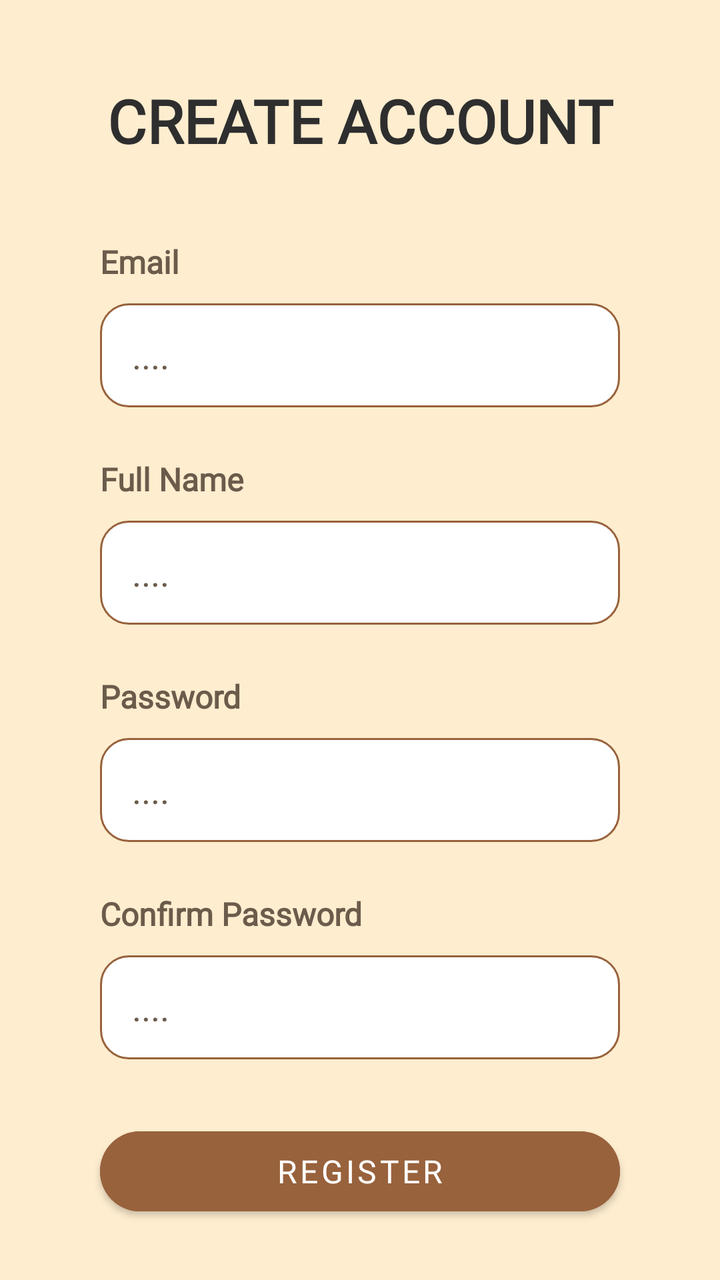
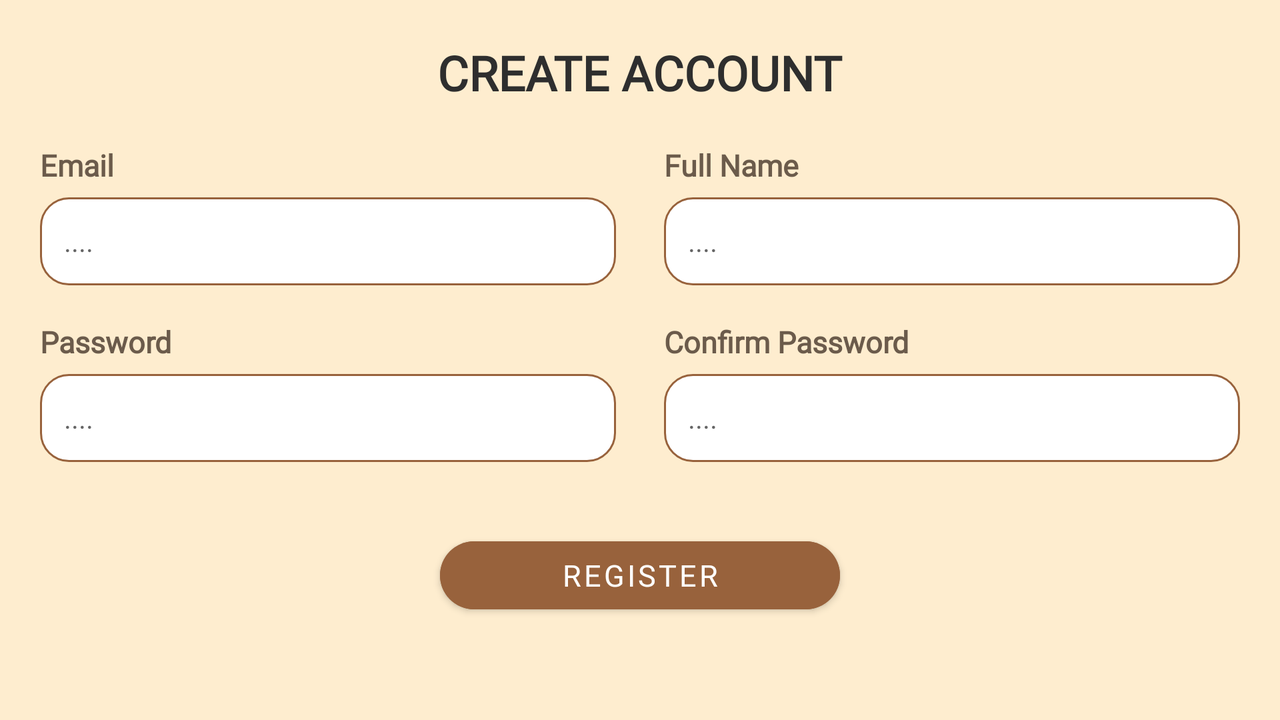

The same Android screen from two of the app's own layout files: first res/layout/ as a phone draws it, then the repository's variant for another configuration, drawn on a device whose configuration selects that folder. Both files follow.
<!-- AndroidManifest.xml: application theme Theme.TechnicalSumm2 -->
<!-- res/layout/fragment_registration.xml -->
<?xml version="1.0" encoding="utf-8"?>
<androidx.constraintlayout.widget.ConstraintLayout
    xmlns:android="http://schemas.android.com/apk/res/android"
    xmlns:app="http://schemas.android.com/apk/res-auto"
    xmlns:tools="http://schemas.android.com/tools"
    android:layout_width="match_parent"
    android:layout_height="match_parent"
    android:background="@color/background"
    tools:context=".RegistrationFragment">

    <EditText
        android:id="@+id/etPassword"
        android:layout_width="0dp"
        android:layout_height="wrap_content"
        android:layout_marginStart="50dp"
        android:layout_marginTop="10dp"
        android:layout_marginEnd="50dp"
        android:autofillHints="password"
        android:background="@drawable/edittext_background"
        android:ems="10"
        android:fontFamily="@font/acme"
        android:hint="@string/etPasswordHint"
        android:inputType="textPassword"
        android:minHeight="52dp"
        android:paddingHorizontal="16dp"
        android:paddingVertical="10dp"
        app:layout_constraintEnd_toEndOf="parent"
        app:layout_constraintStart_toStartOf="parent"
        app:layout_constraintTop_toBottomOf="@+id/tvPassword"
        android:textColor="@color/textPrimary"
        android:textColorHint="@color/textSecondary"/>

    <EditText
        android:id="@+id/etConfirmPassword"
        android:layout_width="0dp"
        android:layout_height="wrap_content"
        android:layout_marginStart="50dp"
        android:layout_marginTop="10dp"
        android:layout_marginEnd="50dp"
        android:autofillHints="password"
        android:background="@drawable/edittext_background"
        android:ems="10"
        android:fontFamily="@font/acme"
        android:hint="@string/etConfirmPasswordHint"
        android:inputType="textPassword"
        android:minHeight="52dp"
        android:paddingHorizontal="16dp"
        android:paddingVertical="10dp"
        app:layout_constraintEnd_toEndOf="parent"
        app:layout_constraintStart_toStartOf="parent"
        app:layout_constraintTop_toBottomOf="@+id/tvConfirmPassword"
        android:textColor="@color/textPrimary"
        android:textColorHint="@color/textSecondary"/>

    <EditText
        android:id="@+id/etFullName"
        android:layout_width="0dp"
        android:layout_height="wrap_content"
        android:layout_marginStart="50dp"
        android:layout_marginTop="10dp"
        android:layout_marginEnd="50dp"
        android:autofillHints="full name"
        android:background="@drawable/edittext_background"
        android:ems="10"
        android:fontFamily="@font/acme"
        android:hint="@string/etFullNameHint"
        android:inputType="text"
        android:minHeight="52dp"
        android:paddingHorizontal="16dp"
        android:paddingVertical="10dp"
        app:layout_constraintEnd_toEndOf="parent"
        app:layout_constraintStart_toStartOf="parent"
        app:layout_constraintTop_toBottomOf="@+id/tvFullName"
        android:textColor="@color/textPrimary"
        android:textColorHint="@color/textSecondary"/>

    <EditText
        android:id="@+id/etEmail"
        android:layout_width="0dp"
        android:layout_height="wrap_content"
        android:layout_marginStart="50dp"
        android:layout_marginTop="10dp"
        android:layout_marginEnd="50dp"
        android:autofillHints="emailAddress"
        android:background="@drawable/edittext_background"
        android:ems="10"
        android:fontFamily="@font/acme"
        android:hint="@string/etEmailHint"
        android:inputType="textEmailAddress"
        android:minHeight="52dp"
        android:paddingHorizontal="16dp"
        android:paddingVertical="10dp"
        app:layout_constraintEnd_toEndOf="parent"
        app:layout_constraintStart_toStartOf="parent"
        app:layout_constraintTop_toBottomOf="@+id/tvEmail"
        android:textColor="@color/textPrimary"
        android:textColorHint="@color/textSecondary"/>

    <Button
        android:id="@+id/btRegister"
        android:layout_width="0dp"
        android:layout_height="wrap_content"
        android:layout_marginStart="50dp"
        android:layout_marginTop="30dp"
        android:layout_marginEnd="50dp"
        android:backgroundTint="@color/primaryBrown"
        android:fontFamily="@font/acme"
        android:text="@string/btRegister"
        android:textSize="16sp"
        app:cornerRadius="20dp"
        android:minHeight="52dp"
        app:layout_constraintEnd_toEndOf="parent"
        app:layout_constraintStart_toStartOf="parent"
        app:layout_constraintTop_toBottomOf="@+id/etConfirmPassword"
        tools:ignore="VisualLintButtonSize" />

    <TextView
        android:id="@+id/tvEmail"
        android:layout_width="wrap_content"
        android:layout_height="wrap_content"
        android:layout_marginStart="50dp"
        android:layout_marginTop="120dp"
        android:fontFamily="@font/acme"
        android:text="@string/etEmail"
        app:layout_constraintBottom_toTopOf="@+id/etEmail"
        app:layout_constraintStart_toStartOf="parent"
        app:layout_constraintTop_toTopOf="parent"
        android:textSize="16sp"
        android:textStyle="bold"
        android:textColor="@color/textSecondary"/>

    <TextView
        android:id="@+id/tvFullName"
        android:layout_width="wrap_content"
        android:layout_height="wrap_content"
        android:layout_marginStart="50dp"
        android:layout_marginTop="25dp"
        android:fontFamily="@font/acme"
        android:text="@string/etFullName"
        android:textSize="16sp"
        android:textStyle="bold"
        android:textColor="@color/textSecondary"
        app:layout_constraintStart_toStartOf="parent"
        app:layout_constraintTop_toBottomOf="@+id/etEmail" />

    <TextView
        android:id="@+id/tvPassword"
        android:layout_width="wrap_content"
        android:layout_height="wrap_content"
        android:layout_marginStart="50dp"
        android:layout_marginTop="25dp"
        android:fontFamily="@font/acme"
        android:text="@string/etPassword"
        android:textSize="16sp"
        android:textStyle="bold"
        android:textColor="@color/textSecondary"
        app:layout_constraintStart_toStartOf="parent"
        app:layout_constraintTop_toBottomOf="@+id/etFullName" />

    <TextView
        android:id="@+id/tvConfirmPassword"
        android:layout_width="wrap_content"
        android:layout_height="wrap_content"
        android:layout_marginStart="50dp"
        android:layout_marginTop="25dp"
        android:fontFamily="@font/acme"
        android:text="@string/etConfirmPassword"
        android:textSize="16sp"
        android:textStyle="bold"
        android:textColor="@color/textSecondary"
        app:layout_constraintStart_toStartOf="parent"
        app:layout_constraintTop_toBottomOf="@+id/etPassword" />

    <TextView
        android:id="@+id/txtHome"
        android:layout_width="wrap_content"
        android:layout_height="wrap_content"
        android:fontFamily="@font/aclonica"
        android:text="@string/registration_title"
        android:textColor="@color/textPrimary"
        android:textSize="30sp"
        android:textStyle="bold"
        app:layout_constraintBottom_toTopOf="@+id/tvEmail"
        app:layout_constraintEnd_toEndOf="parent"
        app:layout_constraintStart_toStartOf="parent"
        app:layout_constraintTop_toTopOf="parent" />

</androidx.constraintlayout.widget.ConstraintLayout>
<!-- resources referenced by this layout -->
<resources>
  <color name="background">#FEEDCF</color>
  <color name="primaryBrown">#98623C</color>
  <color name="textPrimary">#2E2E2E</color>
  <color name="textSecondary">#6B5B4B</color>
  <!-- drawable edittext_background (drawable) -->
  <?xml version="1.0" encoding="utf-8"?>
  <shape xmlns:android="http://schemas.android.com/apk/res/android">
  
      <solid android:color="@color/editTextBackground"/>
  
      <corners android:radius="14dp"/>
  
      <stroke
          android:width="1dp"
          android:color="@color/editTextBorder"/>
  
  </shape>
  <string name="btRegister">Register</string>
  <string name="etConfirmPassword">Confirm Password</string>
  <string name="etConfirmPasswordHint">....</string>
  <string name="etEmail">Email</string>
  <string name="etEmailHint">....</string>
  <string name="etFullName">Full Name</string>
  <string name="etFullNameHint">....</string>
  <string name="etPassword">Password</string>
  <string name="etPasswordHint">....</string>
  <string name="registration_title">CREATE ACCOUNT</string>
  <style name="Theme.TechnicalSumm2" parent="Theme.MaterialComponents.DayNight.NoActionBar">
  
          
          <item name="colorPrimary">@color/primaryBrown</item>
          <item name="colorPrimaryVariant">@color/primaryBrown</item>
          <item name="colorOnPrimary">@color/white</item>
  
          
          <item name="colorSecondary">@color/primaryBrown</item>
          <item name="colorSecondaryVariant">@color/primaryBrown</item>
          <item name="colorOnSecondary">@color/white</item>
  
          
          <item name="android:windowBackground">@color/background</item>
  
          
          <item name="android:statusBarColor">@color/primaryBrown</item>
  
      </style>
  <color name="editTextBackground">#FFFFFF</color>
  <color name="editTextBorder">#98623C</color>
  <color name="white">#FFFFFFFF</color>
</resources>
<!-- res/layout-land/fragment_registration.xml (the repository's variant of the layout above) -->
<!-- drawn on the phone turned sideways -->
<?xml version="1.0" encoding="utf-8"?>
<androidx.core.widget.NestedScrollView
    xmlns:android="http://schemas.android.com/apk/res/android"
    xmlns:app="http://schemas.android.com/apk/res-auto"
    xmlns:tools="http://schemas.android.com/tools"
    android:layout_width="match_parent"
    android:layout_height="match_parent"
    android:background="@color/background"
    android:fillViewport="true">

    <androidx.constraintlayout.widget.ConstraintLayout
        android:layout_width="match_parent"
        android:layout_height="wrap_content"
        android:padding="20dp"
        tools:context=".RegistrationFragment">


        <androidx.constraintlayout.widget.Guideline
            android:id="@+id/guidelineCenter"
            android:layout_width="wrap_content"
            android:layout_height="wrap_content"
            android:orientation="vertical"
            app:layout_constraintGuide_percent="0.5" />

        

        <TextView
            android:id="@+id/txtHome"
            android:layout_width="wrap_content"
            android:layout_height="wrap_content"
            android:text="@string/registration_title"
            android:textSize="24sp"
            android:textStyle="bold"
            android:textColor="@color/textPrimary"
            android:fontFamily="@font/aclonica"
            app:layout_constraintTop_toTopOf="parent"
            app:layout_constraintStart_toStartOf="parent"
            app:layout_constraintEnd_toEndOf="parent"/>

        

        <TextView
            android:id="@+id/tvEmail"
            android:layout_width="wrap_content"
            android:layout_height="wrap_content"
            android:layout_marginTop="20dp"
            android:text="@string/etEmail"
            android:textStyle="bold"
            android:textSize="15sp"
            android:textColor="@color/textSecondary"
            android:fontFamily="@font/acme"
            app:layout_constraintTop_toBottomOf="@id/txtHome"
            app:layout_constraintStart_toStartOf="parent"/>

        <EditText
            android:id="@+id/etEmail"
            android:layout_width="0dp"
            android:layout_height="44dp"
            android:layout_marginTop="6dp"
            android:layout_marginEnd="12dp"
            android:autofillHints="emailAddress"
            android:background="@drawable/edittext_background"
            android:hint="@string/etEmailHint"
            android:inputType="textEmailAddress"
            android:paddingHorizontal="12dp"
            android:textSize="14sp"
            app:layout_constraintTop_toBottomOf="@id/tvEmail"
            app:layout_constraintStart_toStartOf="parent"
            app:layout_constraintEnd_toStartOf="@id/guidelineCenter"/>

        

        <TextView
            android:id="@+id/tvFullName"
            android:layout_width="wrap_content"
            android:layout_height="wrap_content"
            android:layout_marginStart="12dp"
            android:layout_marginTop="20dp"
            android:text="@string/etFullName"
            android:textStyle="bold"
            android:textSize="15sp"
            android:textColor="@color/textSecondary"
            android:textColorHint="@color/textSecondary"
            android:fontFamily="@font/acme"
            app:layout_constraintTop_toBottomOf="@id/txtHome"
            app:layout_constraintStart_toStartOf="@id/guidelineCenter"/>

        <EditText
            android:id="@+id/etFullName"
            android:layout_width="0dp"
            android:layout_height="44dp"
            android:layout_marginStart="12dp"
            android:layout_marginTop="6dp"
            android:autofillHints="name"
            android:background="@drawable/edittext_background"
            android:hint="@string/etFullNameHint"
            android:inputType="textPersonName"
            android:paddingHorizontal="12dp"
            android:textSize="14sp"
            app:layout_constraintTop_toBottomOf="@id/tvFullName"
            app:layout_constraintStart_toStartOf="@id/guidelineCenter"
            app:layout_constraintEnd_toEndOf="parent"/>
        

        <TextView
            android:id="@+id/tvPassword"
            android:layout_width="wrap_content"
            android:layout_height="wrap_content"
            android:layout_marginTop="18dp"
            android:text="@string/etPassword"
            android:textStyle="bold"
            android:textSize="15sp"
            android:textColor="@color/textSecondary"
            android:fontFamily="@font/acme"
            app:layout_constraintTop_toBottomOf="@id/etEmail"
            app:layout_constraintStart_toStartOf="parent" />

        <EditText
            android:id="@+id/etPassword"
            android:layout_width="0dp"
            android:layout_height="44dp"
            android:layout_marginTop="6dp"
            android:layout_marginEnd="12dp"
            android:autofillHints="password"
            android:background="@drawable/edittext_background"
            android:hint="@string/etPasswordHint"
            android:inputType="textPassword"
            android:paddingHorizontal="12dp"
            android:textSize="14sp"
            app:layout_constraintTop_toBottomOf="@id/tvPassword"
            app:layout_constraintStart_toStartOf="parent"
            app:layout_constraintEnd_toStartOf="@id/guidelineCenter" />

        

        <TextView
            android:id="@+id/tvConfirmPassword"
            android:layout_width="wrap_content"
            android:layout_height="wrap_content"
            android:layout_marginStart="12dp"
            android:layout_marginTop="18dp"
            android:text="@string/etConfirmPassword"
            android:textStyle="bold"
            android:textSize="15sp"
            android:textColor="@color/textSecondary"
            android:fontFamily="@font/acme"
            app:layout_constraintTop_toBottomOf="@id/etFullName"
            app:layout_constraintStart_toStartOf="@id/guidelineCenter" />

        <EditText
            android:id="@+id/etConfirmPassword"
            android:layout_width="0dp"
            android:layout_height="44dp"
            android:layout_marginStart="12dp"
            android:layout_marginTop="6dp"
            android:autofillHints="password"
            android:background="@drawable/edittext_background"
            android:hint="@string/etConfirmPasswordHint"
            android:inputType="textPassword"
            android:paddingHorizontal="12dp"
            android:textSize="14sp"
            app:layout_constraintTop_toBottomOf="@id/tvConfirmPassword"
            app:layout_constraintStart_toStartOf="@id/guidelineCenter"
            app:layout_constraintEnd_toEndOf="parent" />

        

        <Button
            android:id="@+id/btRegister"
            android:layout_width="0dp"
            android:layout_height="46dp"
            android:layout_marginStart="200dp"
            android:layout_marginTop="28dp"
            android:layout_marginEnd="200dp"
            android:layout_marginBottom="24dp"
            android:backgroundTint="@color/primaryBrown"
            android:fontFamily="@font/acme"
            android:text="@string/btRegister"
            android:textSize="15sp"
            app:cornerRadius="18dp"
            app:layout_constraintBottom_toBottomOf="parent"
            app:layout_constraintEnd_toEndOf="parent"
            app:layout_constraintStart_toStartOf="parent"
            app:layout_constraintTop_toBottomOf="@id/etConfirmPassword" />

    </androidx.constraintlayout.widget.ConstraintLayout>

</androidx.core.widget.NestedScrollView>
